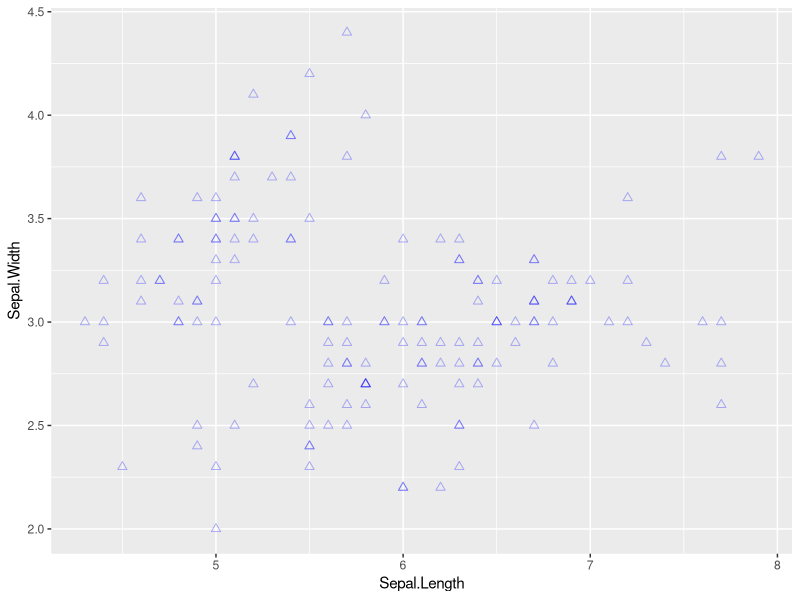
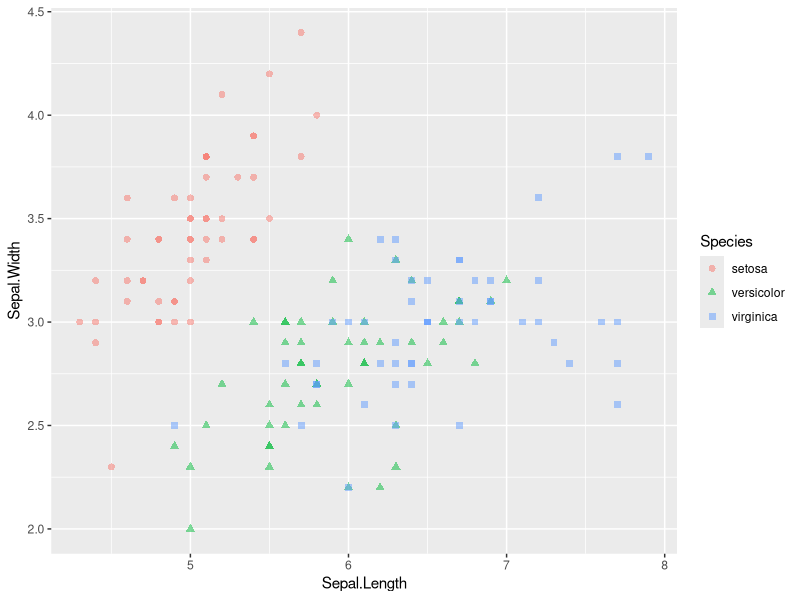
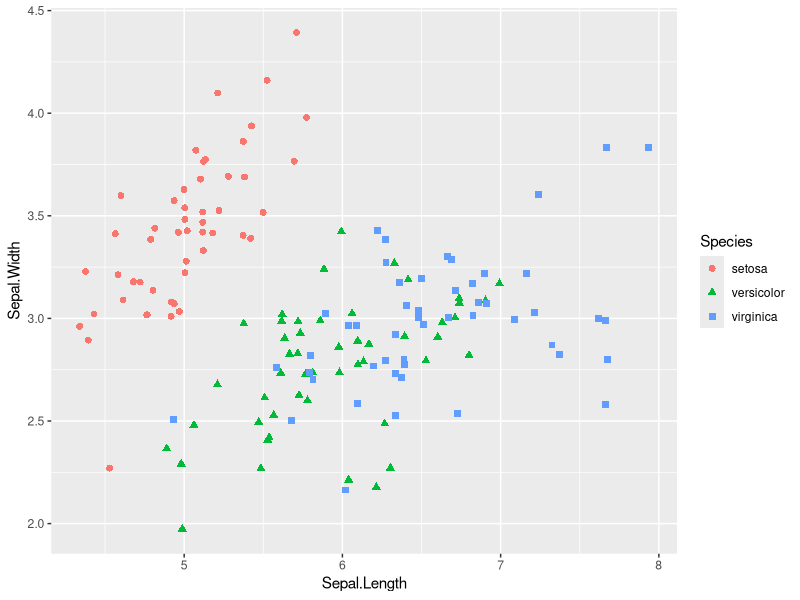
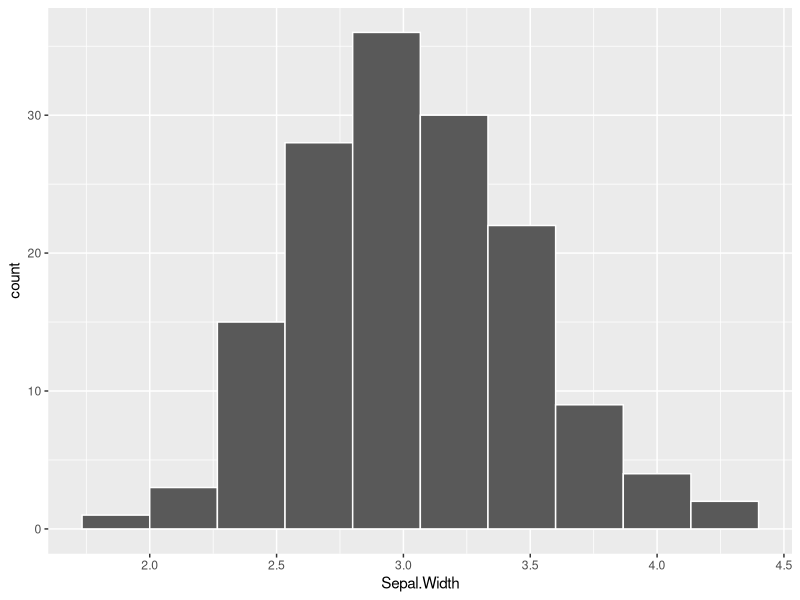
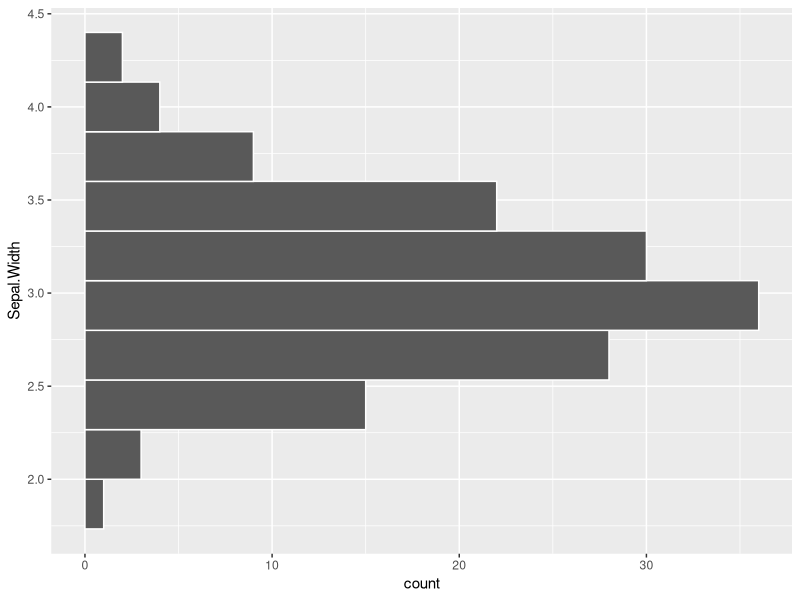
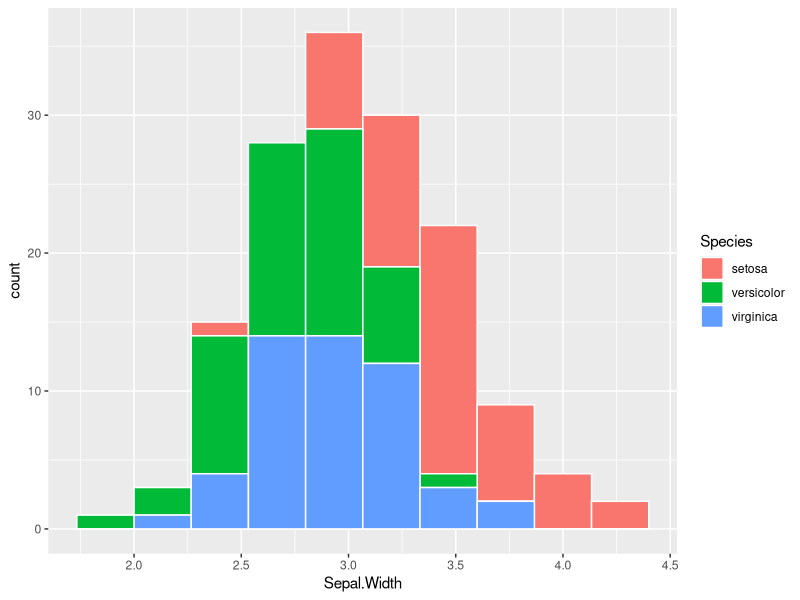
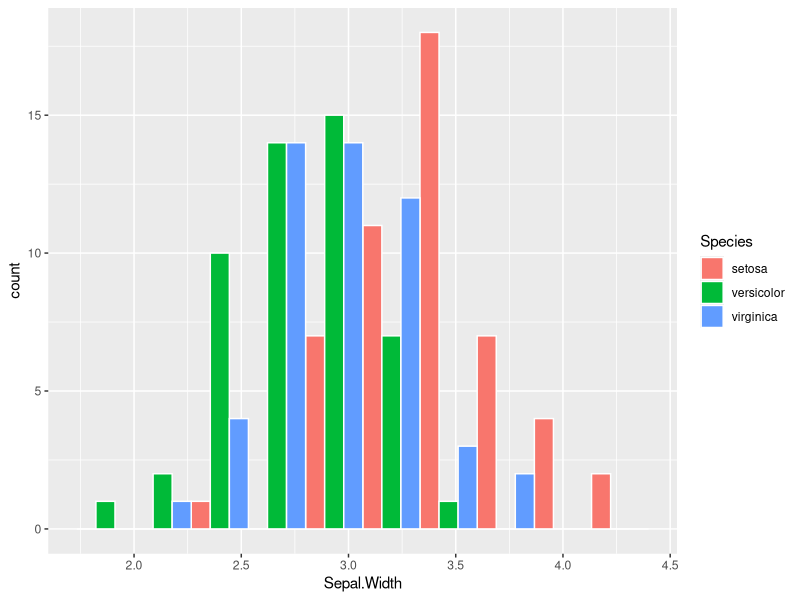
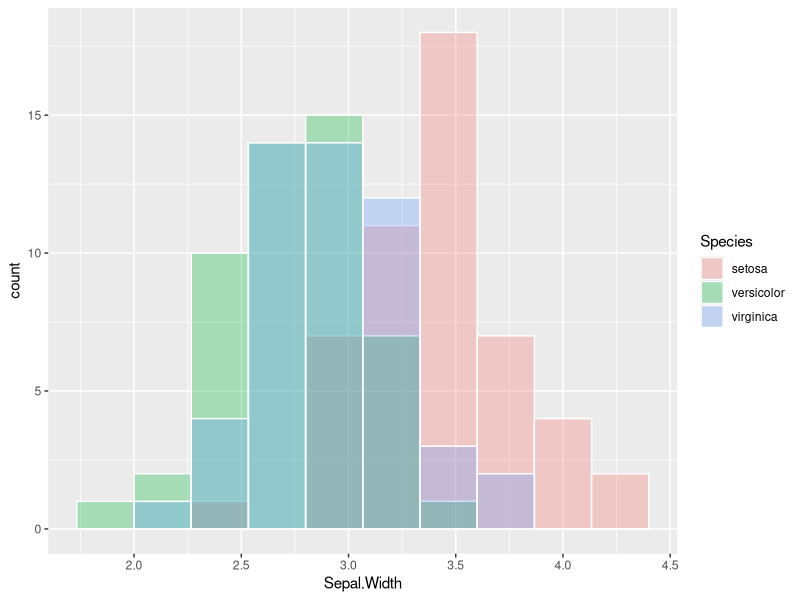

These charts were generated, in order, by the following R code:
## ---- chunk 1
library(tidyverse)
data <- data.frame(var1=c(1,2,3,4,5),
                   var2=c(6,7,8,9,10)
                   )
ex_val <- 10

data_res<-mutate(data, 
                 var3=var1+var2+ex_val, 
                 var4=var1-var2,
                 var5=var1*ex_val
                 )
print(data_res)
## ---- chunk 2
library(tidyverse)
data <- data.frame(var1=c(4,2,3,4,5),
                   var2=c("X","Y","X","Y","Z")
                   )
print(data)

data_res<-mutate(data, 
                 var3=case_when(var1>3 ~ "A", 
                                var1<=3 & var2 == "Y" ~ "B", 
                                TRUE ~ "C")
                 )
print(data_res)


## ---- chunk 3
library(tidyverse)
# ワイド型データの作成
data <- data.frame(id=c(1,2,3,4,5),
                   性別=c("M","F","M","F","M"),
                   変数1=c(6,7,8,9,10),
                   変数2=c(11,12,13,14,15)
                   )

# ロング型データにする
data_long<-pivot_longer(data, 
                       cols=c(変数1, 変数2), 
                       names_to="変数", 
                       values_to="値")
head(data_long)

# 除外変数を指定する形にした場合
data_long<-pivot_longer(data, 
                       cols=c(-id,-性別), 
                       names_to="変数", 
                       values_to="値")
head(data_long)
## ---- chunk 4
library(tidyverse)
# ロング型データは先の例から引き続き使用
head(data_long)

# ワイド型データにする
data_wide<-pivot_wider(data_long, 
                       names_from="変数", 
                       values_from="値")
head(data_wide)
## ---- chunk 5
data <- data.frame(変数1=c(1,2,3,4,5,6,7,8,9,10),
                   変数2=c(11,12,13,14,15,16,17,18,19,20),
                   グループ1=c("A","A","A","A","A","B","B","B","B","B")
                   )

aggregate(cbind(変数1,変数2) ~ グループ1, data, mean)
## ---- chunk 6
data <- data.frame(変数1=c(1,2,3,4,5,6,7,8,9,10),
                   変数2=c(11,12,13,14,15,16,17,18,19,20),
                   グループ1=c("A","A","A","A","A","B","B","B","B","B"),
                   グループ2=c("X","X","Y","Y","Z","X","X","Y","Y","Z"))

aggregate(変数1 ~ グループ1 + グループ2, data, mean)
## ---- chunk 7
data <- data.frame(変数1=c(1,2,3,4,5,6,7,8,9,10),
                   変数2=c(11,12,13,14,15,16,17,18,19,20),
                   変数3=c(21,22,23,24,25,26,27,28,29,30),
                   グループ1=c("A","A","A","A","A","B","B","B","B","B"),
                   グループ2=c("X","X","Y","Y","Z","X","X","Y","Y","Z"))

aggregate(cbind(変数1, 変数2, 変数3) ~ グループ1 + グループ2, data, mean)
## ---- chunk 8
data <- data.frame(変数1=c(1,2,3,4,5,6,7,8,9,10),
                   変数2=c(11,12,13,14,15,16,17,18,19,20),
                   グループ1=c("A","A","A","A","A","B","B","B","B","B"),
                   グループ2=c("X","X","Y","Y","Y","X","X","Y","Y","Y")
                   )

aggregate(cbind(変数1,変数2) ~ グループ1+グループ2, data, function(x) c(平均=mean(x), 標準偏差=sd(x)))
## ---- chunk 9
#例用データの作成
data1 <- c(1,2,3,4,5)
data2 <- c(6,7,8,9,10)

#T検定
t.test(data1, data2)
## ---- chunk 10
#例用データの作成
data <- data.frame(var=c(1,2,3,4,5,6,7,8,9,10),
                   group=c("A","A","A","A","A","B","B","B","B","B")
                   )

# T検定
data$group <- as.factor(data$group)
t.test(var~group, data)
## ---- chunk 11
# 例用データの作成
data1 <- rnorm(5, 5, 1)
data2 <- rnorm(5, 6, 1)

# 対応ありデータでのT検定
t.test(data1, data2, paired=TRUE)
## ---- chunk 12
# 例用データの作成
set.seed(12)
data <- data.frame(性別=sample(c("男性","女性"), 100, replace=TRUE),
                   結果=sample(c("合格","不合格"), 100, replace=TRUE)
                   )

# クロス集計表の作成
table(data$性別, data$結果)

# クロス集計表から得た値を用いて比率の比較
prop.test(c(37, 21), c(37+21, 21+21))

# クロス集計表を引数として与える方法．
prop.test(table(data$性別, data$結果))
## ---- chunk 13
# 例用データの作成
set.seed(12)
data <- data.frame(性別=as.factor(sample(c("男性","女性"), 100, replace=TRUE)),
                   結果=as.factor(sample(c("合格","不合格"), 100, replace=TRUE))
                   )

# クロス集計表の作成
data_table <- table(data$性別, data$結果)
print(data_table)

# カイ二乗検定
chisq.test(data_table, correct=FALSE)
## ---- chunk 14
chisq.test(data$性別, data$結果, correct=FALSE)
## ---- chunk 15
# 例用データの作成
set.seed(120)
data <- data.frame(性別=as.factor(sample(c("男性","女性"), 30, replace=TRUE, prob=c(0.3, 0.7))),
                   結果=as.factor(sample(c("合格","不合格"), 30, replace=TRUE))
                   )

# クロス集計表の作成
data_table <- table(data$性別, data$結果)
print(data_table)

# Fisherの正確確率検定
fisher.test(data_table)
## ---- chunk 16
# 例用データの作成
set.seed(43)
data1 <- rnorm(25, 4.0, 2)
data2 <- rnorm(25, 5.0, 2)
data3 <- rnorm(25, 6.0, 2)

# 一対比較
p1 <- t.test(data1, data2)$p.value
p2 <- t.test(data1, data3)$p.value
p3 <- t.test(data2, data3)$p.value

# 多重比較の補正
p.adjust(c(p1, p2, p3), method="holm")
## ---- chunk 17
# 例用データの作成
set.seed(12)
data1 <- rnorm(25, 4.0, 2)
data2 <- rnorm(25, 5.0, 2)

# 相関係数の検定
cor.test(data1, data2)
## ---- chunk 18
# 例用データの作成
set.seed(12)
data <- data.frame(x1=rnorm(25, 4.0, 2),
                   x2=rnorm(25, 5.0, 2),
                   y=rnorm(25, 6.0, 2)
                   )

# 回帰分析
res.lm <- lm(y ~ x1 + x2, data)
summary(res.lm)
## ---- chunk 19
# 例用データの作成
set.seed(12)
data <- data.frame(x1=rnorm(25, 4.0, 2),
                   x2=rnorm(25, 5.0, 2),
                   y=rnorm(25, 6.0, 2)
                   )

# 回帰分析
res.lm <- lm(scale(y) ~ scale(x1) + scale(x2), data)
summary(res.lm)
## ---- chunk 20
# 例用データの作成
set.seed(12)
data <- data.frame(x1=rnorm(25, 4.0, 2),
                   x2=rnorm(25, 5.0, 2),
                   y=rnorm(25, 6.0, 2)
                   )

# 回帰分析
res.lm <- lm(y~ x1+x2, as.data.frame(scale(data)))
summary(res.lm)
## ---- chunk 21
# 例用データの作成
set.seed(12)
data <- data.frame(x1=rnorm(25, 4.0, 2),
                   x2=rnorm(25, 5.0, 2),
                   y=rnorm(25, 6.0, 2)
                   )

# 回帰分析
res.lm <- lm(y ~ x1 * x2, data)
summary(res.lm)
## ---- chunk 22
# 例用データの作成
set.seed(12)
data <- data.frame(x1=sample(c("A","B","C"), 25, replace=TRUE),
                   x2=rnorm(25, 5.0, 2),
                   y=rnorm(25, 6.0, 2)
                   )

# 回帰分析
res.lm <- lm(y ~ factor(x1) + x2, data)
summary(res.lm)
## ---- chunk 23
# 例用データの作成
set.seed(12)
data <- data.frame(x1=rnorm(25, 4.0, 2),
                   x2=rnorm(25, 5.0, 2),
                   x3=rnorm(25, 6.0, 2),
                   x4=rnorm(25, 7.0, 2),
                   x5=rnorm(25, 8.0, 2)
                   )
data <- mutate(data, y = 0.2*x1 + 0.3*x2 + 0.4*x3 + 0.05*x4 + 0.05*x5 + rnorm(25, 0, 1))

# 回帰分析
res.lm <- lm(y ~ x1 + x2 + x3 + x4 + x5, data)
summary(res.lm)

# ステップワイズ法による変数選択 過程は非表示
res.step <- step(res.lm, trace=FALSE)
summary(res.step)

# x1は削除しないようにする．
res.lm.lower <- lm(y ~ x1 , data) #x1のみでlmを実施 
res.step <- step(res.lm, trace=TRUE, scope=list(lower=res.lm.lower)) #過程は表示
summary(res.step)

## ---- chunk 24
# 例用データの作成
set.seed(20)
yb<-rnorm(50, 6.0, 2)
ya<-yb + 3 + rnorm(50, 0, 2)
data <- data.frame(subject=rep(1:50, 3),
                   x=c(rep("A", 50), rep("B", 50),rep("c", 50)),
                   y=c(rnorm(50, 6.0, 2), rnorm(50, 7.0, 2),rnorm(50, 7.0, 2))
                   )
#data$subject <- as.factor(data$subject)
# data$x <- as.factor(data$x)


# 被験者内計画2要因分散分析
res.aov <- aov(y ~ factor(x) + Error(factor(subject)/factor(x)), data)
summary(res.aov)

# # lmerTestを用いた方法
# library(lmerTest)
# res.aov <- lmer(y ~ x + (1+x|subject), data=data)
# Anova(res.aov, type=3)

# afexを用いた方法
library(afex)
res.aov <- aov_ez(id="subject", dv="y", within="x", data=data, type = 3)
summary(res.aov)
## ---- chunk 25
# 例用データの作成
set.seed(12)
data <- data.frame(subject=1:50,
                   x1=c(rep("A", 25), rep("B", 25)),
                   x2=rep(c("X","Y"), 25),
                   y=rnorm(50, 6.0, 2)
                   )
data$subject <- as.factor(data$subject)
data$x1 <- as.factor(data$x1)
data$x2 <- as.factor(data$x2)

# 2要因分散分析
library(car)
res.aov <- aov(y ~ x1*x2, data)
Anova(res.aov, type=3)

# afexを用いた方法
library(afex)
res.aov <- aov_ez(id="subject", dv="y", between=c("x1", "x2"), data=data, type=3)
summary(res.aov)
## ---- chunk 26
# 例用データの作成
set.seed(22)
data <- data.frame(subject=rep(1:25, 4),
                   x1=c(rep("A", 50), rep("B", 50)),
                   x2=rep(c("X","Y"), 50),
                   y=c(rnorm(50, 6.0, 2), rnorm(50, 7.0, 2))
                   )
data$subject <- as.factor(data$subject)
data$x1 <- as.factor(data$x1)
data$x2 <- as.factor(data$x2)

# 被験者内計画2要因分散分析
res.aov <- aov(y ~ x1*x2 + Error(subject/(x1*x2)), data)
summary(res.aov)

# afexを用いた方法
library(afex)
res.aov <- aov_ez(id="subject", dv="y", within=c("x1", "x2"), data=data, type = 3)
summary(res.aov)
## ---- chunk 27
# 例用データの作成
set.seed(123)
data <- data.frame(
  subject = rep(1:30, each = 2),   # 同じ被験者が2回測定
  x1 = rep(c(rep("A",15), rep("B",15)), each = 2),
  x2 = rep(c("X","Y"), 30),       # X, Y を同じ被験者が両方受ける
  y  = rnorm(60, 50, 5)
)
data$subject <- as.factor(data$subject)
data$x1 <- as.factor(data$x1)
data$x2 <- as.factor(data$x2)

# 混合計画2要因分散分析
res.aov <- aov(y ~ x1*x2 + Error(subject/x2), data)
summary(res.aov)

# afexを用いた方法
library(afex)
res.aov <- aov_ez(id="subject", dv="y", between="x1", within="x2", data=data, type = 3)
summary(res.aov)
## ---- chunk 28
library(ggplot2)

## 通常の散布図（色を青に，形を2（△記号）に，重なり対応として透明度を0.3に設定）
ggplot(data=iris, aes(x=Sepal.Length, y=Sepal.Width)) +
  geom_point(color="blue", shape=2, size=2, alpha=0.3)

## 色分け設定をした散布図（重なり対応として透明度を0.5に設定
ggplot(data=iris, aes(x=Sepal.Length, y=Sepal.Width)) +
  geom_point(aes(color=Species, shape=Species),size=2, alpha=0.5)

## 重なり対応としてjitterを設定した散布図
ggplot(data=iris, aes(x=Sepal.Length, y=Sepal.Width)) +
  geom_point(aes(color=Species, shape=Species), position="jitter", size=2)
## ---- chunk 29
# 通常のヒストグラム（グループ設定なし）
ggplot(data=iris) +
  geom_histogram(aes(x=Sepal.Width), color="white", bins=10, position="stack")

# 横棒グラフのヒストグラム（グループ設定なし）
ggplot(data=iris) +
  geom_histogram(aes(y=Sepal.Width), color="white", bins=10, position="stack")

# グループ設定ありの積み上げヒストグラム
ggplot(data=iris) +
  geom_histogram(aes(x=Sepal.Width,fill=Species), color="white", 
                 bins=10, position="stack")

# グループ設定ありの横並びヒストグラム
ggplot(data=iris) +
  geom_histogram(aes(x=Sepal.Width,fill=Species), color="white", 
                 bins=10, position="dodge")

# グループ設定ありの重ね合わせヒストグラム（重なりがわかるよう透明度を0.3に設定）
ggplot(data=iris) +
  geom_histogram(aes(x=Sepal.Width,fill=Species), color="white", 
                 bins=10, position="identity", alpha=0.3 )
## ---- chunk 30
# 通常の箱ひげ図（グループ設定なし）
ggplot(data=iris) +
  geom_boxplot(aes(y=Sepal.Width))

# グループ設定ありの箱ひげ図
ggplot(data=iris) +
  geom_boxplot(aes(y=Sepal.Width, fill=Species))

# グループ設定ありの箱ひげ図
ggplot(data=iris) +
  geom_boxplot(aes(x=Sepal.Width, fill=Species))

# 4つの変数の箱ひげ図
## "Sepal.Length", "Sepal.Width", "Petal.Length", "Petal.Width"が
## ワイド型に並んでいるのを確認
head(iris)
## "Sepal.Length", "Sepal.Width", "Petal.Length", "Petal.Width"の4つの変数を
## ロング型に変換する
iris_long <- pivot_longer(iris,
                          cols = c(Sepal.Length, Sepal.Width, 
                                   Petal.Length, Petal.Width),
                          names_to = "変数", 
                          values_to = "値")
## 箱ひげ図を描画
ggplot(data=iris_long) +
  geom_boxplot(aes(y=値, x=変数, fill=変数))
## ---- chunk 31
# dataとaesはggplot()で与えた．
ggplot(data=iris, aes(x=Species, y=Sepal.Width, fill = Species)) +
  geom_bar(stat="summary", fun="mean",width=0.5)
## ---- chunk 32
# dataとaesはggplot()で与える
## 黒（デフォルト): 標準誤差
## 白: 標準偏差
## 紫: 95%信頼区間
ggplot(data=iris, aes(x=Species, y=Sepal.Width, fill = Species)) +
  geom_bar(stat="summary", fun="mean",width=0.5) +
  geom_errorbar(stat = "summary", fun.data = mean_se, width=0.2)+
  geom_errorbar(stat = "summary", fun.data = function(x) mean_sdl(x, mult=2), 
                width = 0.2, color = "white")+
  geom_errorbar(stat = "summary", fun.data = mean_cl_normal, 
                width = 0.2, color = "purple")
  
## ---- chunk 33
# 平均値と標準偏差を算出
M <- aggregate(Sepal.Width~Species, data=iris, mean)
E <- aggregate(Sepal.Width~Species, data=iris, sd)

# グループごとの平均値と標準偏差をデータフレーム化
df_m_sd <- data.frame(Species=M$Species, M=M$Sepal.Width, E=E$Sepal.Width)

#一旦出力
df_m_sd

# 平均値と標準偏差を与える
## 以下ではdataとaesはggplot()で与えている
## ggplotオブジェクトに保存したのち，plotで出力させている
g<-ggplot(df_m_sd, aes(x=Species, y=M, fill = Species)) +
  geom_bar(stat="identity", width=0.5)
plot(g)
## ---- chunk 34
# 先のggplotオブジェクトにエラーバーを追記
g<-g+geom_errorbar(aes(ymin=M-E, ymax=M+E), width = 0.2)
plot(g)
## ---- chunk 35
# dataとaesはggplot()で与えた．colorは設定せず
ggplot(data=iris, aes(x=Sepal.Length, y=Sepal.Width)) +
  geom_point() +
  geom_smooth(method="lm", se=TRUE, color="blue")

# dataとaesはggplot()で与えた．colorも設定してグループ別に回帰直線を引いた
ggplot(data=iris, aes(x=Sepal.Length, y=Sepal.Width, color = Species)) +
  geom_point() +
  geom_smooth(method="lm", se=TRUE)
